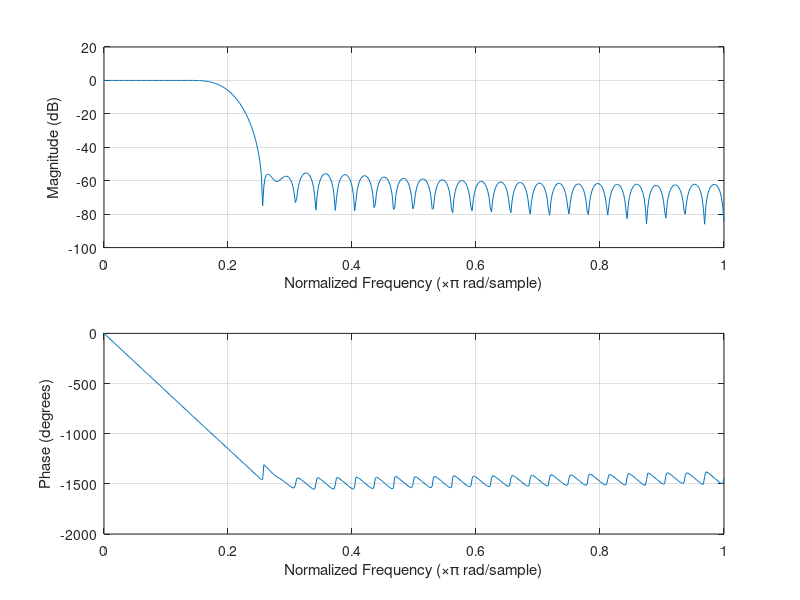

Here is the MATLAB script that generated this plot:
clear;
clc;
close all;
pkg load signal;

function window = hamming_window(N,a_0=25/46)
  a_1=1-a_0;
  n=0:N-1;
  window = (a_0-a_1*cos((2*pi*n)/N));
end

function window = blackman_window(N, alpha=0)
  if(alpha > 0)
    a_0=(1-alpha)/2;
    a_1=1/2;
    a_2=alpha/2;
  else
    a_0=7938/18608;
    a_1=9240/18608;
    a_2=1430/18608;
  end


  window = (a_0-a_1*cos((2*pi*n)/N)+a_2*cos((4*pi*n)/N));
end

Fs=100;
Ts=1/Fs;
cutoff_f=10;
integer_scale=1000;
hpf=0;

N=64;
n=0:N-1;
t=n*Ts;
f=n*Fs/N;

output_filter=sinc((cutoff_f*2/Fs)*(n-N/2))*(cutoff_f*2);
if(hpf > 0)
  for i = 1:N
    output_filter(i)=output_filter(i)*(-1).^i;
  end
end
#plot(abs(fft(output_filter)))
#window=ones(1,N); # Rectangle window
window=hamming(N)';
#window=blackman(N)';
output_filter=output_filter.*window;
#freqz(output_filter, fs=Fs);
output_filter_int = round(output_filter*integer_scale);
freqz(output_filter_int/integer_scale, fs=Fs);
for i = 1:N
  if(mod(i,8)==1)
    printf("\n");
  end
  printf("%8d, ",output_filter_int(i));
end
printf("\n");
